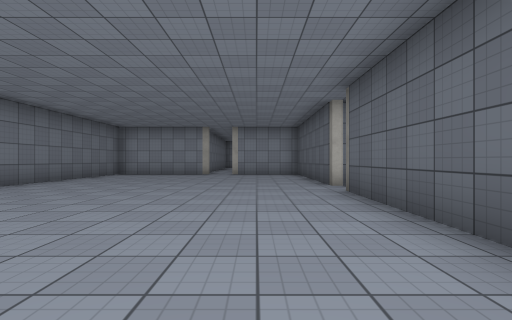
view 1 (above)

16 first-person views from a walk through a Unity game level. The camera is 1.2 m above the floor, looks level and sees 85° across. The floor is counted in squares, 2 m on a side. Each view is taken from the middle of a square. On the plan, view 1 faces up. The plan holds only what a view shows up to about 9 squares ahead; the rest is blank. The place goes on beyond the plan. The player character is not drawn. Door leaves are left out, so doorways stand open. Surface patterns are stand-ins for the level's own textures.

view 2
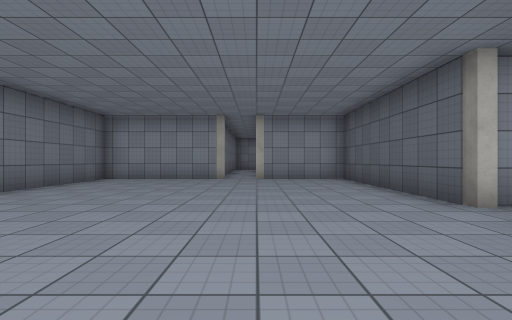

view 3
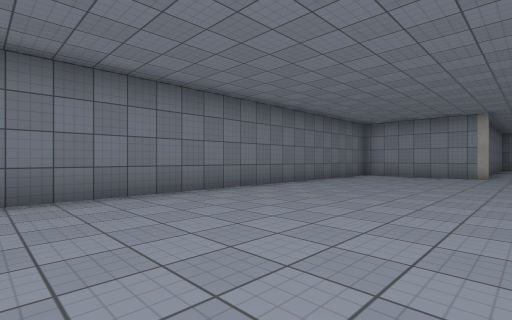

view 4
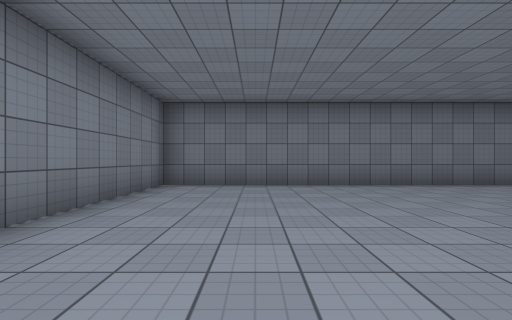

view 5
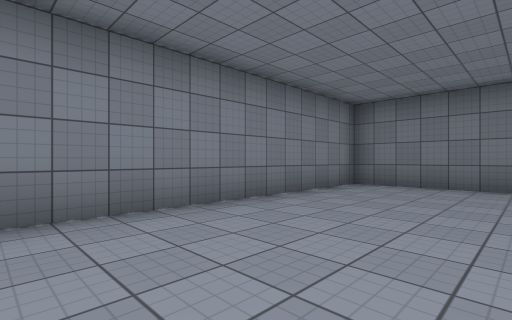

view 6
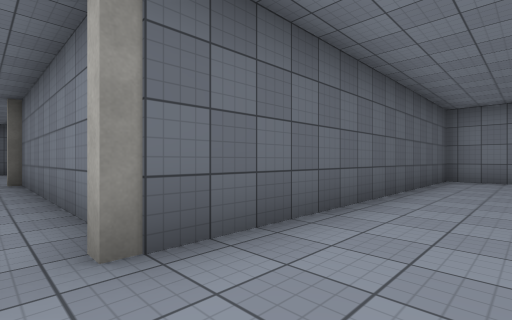

view 7
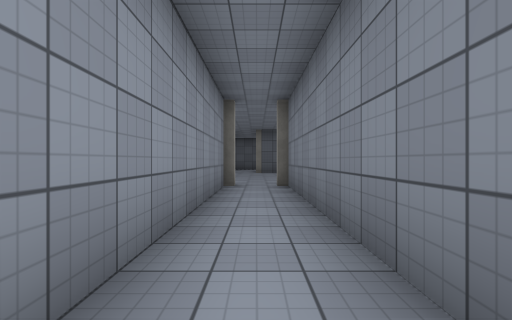

view 8
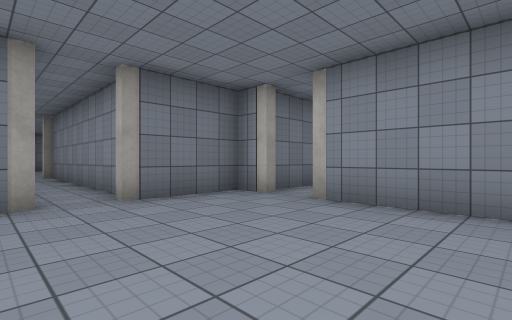

view 9
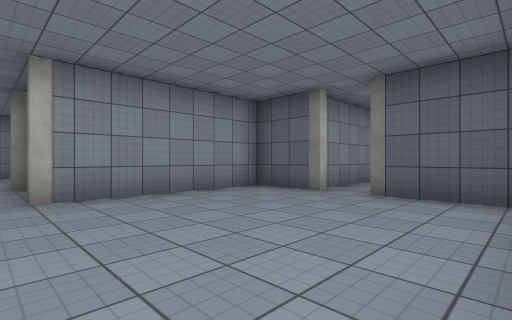

view 10
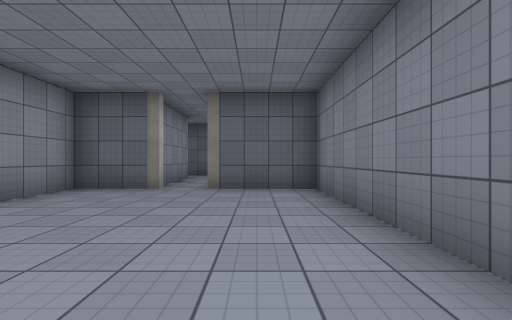

view 11
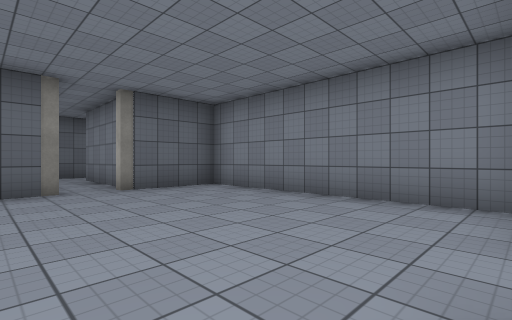

view 12
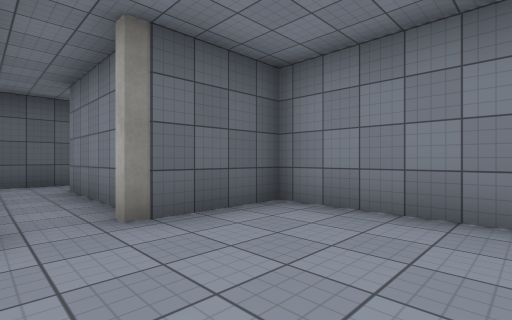

view 13
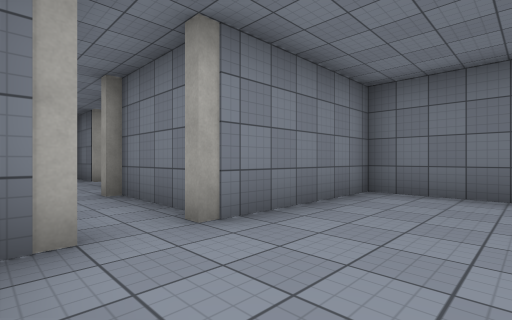

view 14
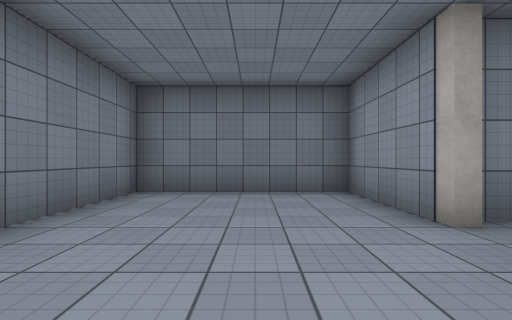

view 15
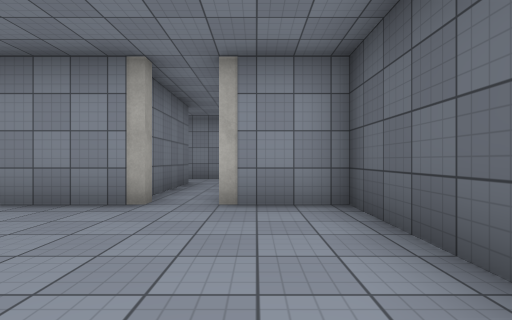

view 16
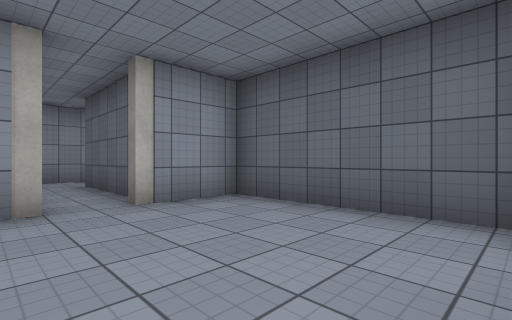

### Floor plan
Points are (right, up) in squares from view 1. A wall is a line through its corners. A room is listed if a view was taken in it or the views show most of it. See-through windows are left out.
Room 1 (views 1, 2, 3, 4, 5, 6, 7)
walls: (2.8, 5.2) (8.5, 5.2); (-2, 11.8) (-5.7, 11.8) (-5.7, -3.2) (1.8, -3.2) (1.8, 5.5); (8.5, 6.7) (1.8, 6.7) (1.8, 11.8) (-1, 11.8)
ways out: opening at (8, 6) to room 2; gap at (-2, 12)
Room 2 (views 8, 9, 10, 11, 12)
walls: (8.8, 5.5) (8.8, 3.9); (9.1, 3.7) (14.8, 3.7) (14.8, 6); (9.5, 8.8) (8.8, 8.8) (8.8, 6.5); (14.8, 6.9) (14.8, 8.8) (10.5, 8.8)
ways out: opening at (8, 6) to room 1; opening at (10, 9) to room 3; gap at (15, 6)
Room 3 (views 13, 14, 15, 16)
walls: (9.2, 11.1) (9.2, 9); (10.4, 11.7) (11, 11.7); (11.3, 12.1) (11.3, 15.8) (9.5, 15.8); (8.5, 15.8) (5.7, 15.8) (5.7, 11.7) (9.5, 11.7); (9.8, 16.6) (9.8, 17.5); (8.3, 17.5) (8.3, 16.1)
ways out: opening at (10, 9) to room 2

Positions as (right, up) in squares from view 1, and headings:
1: (0, 0), facing up
2: (-1, 3), facing up
3: (-1, 1), facing up-left
4: (1, -1), facing left
5: (1, 0), facing down-left
6: (0, 6), facing down-right
7: (2, 6), facing right
8: (13, 5), facing up-left
9: (10, 4), facing up-right
10: (9, 5), facing right
11: (9, 8), facing down-right
12: (12, 7), facing down-right
13: (11, 14), facing down-left
14: (11, 14), facing left
15: (10, 12), facing up
16: (8, 12), facing up-right
